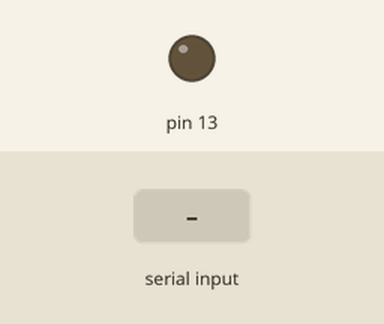
Recording of a sketch running on a simulated Arduino Uno, built with avr-gcc and run on an emulated ATmega328P. On the bench: output pins drawn as LEDs (lit = HIGH). The test bench sets the inputs (shaded band). What the sketch prints to the serial monitor is not drawn.

Above: at 1.2 s.
1.3 s: "1\n" received over Serial
At 2.3 s:
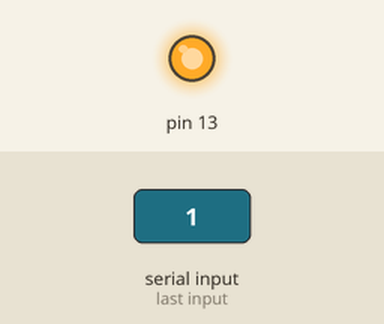
2.8 s: "2\n" received over Serial
At 3.5 s:
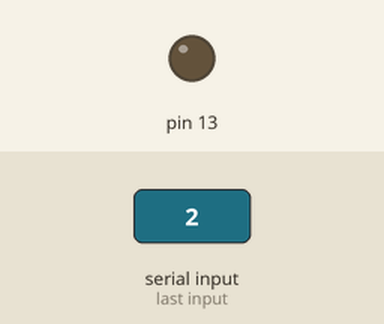
Timing chart, 0 to 5.8 s (numbered marks = the images above; inputs shaded):
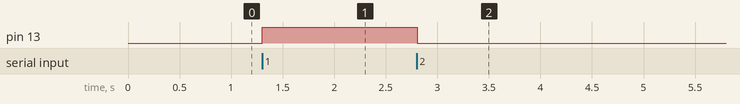

Measured:
- after the input at 1.3 s, pin 13: LOW → HIGH at once
- after the input at 2.8 s, pin 13: HIGH → LOW at once

The sketch:

sketch_sep14a.ino
```cpp
int x = 0;
void setup() {
  pinMode(13,OUTPUT);
  Serial.begin(9600);
}

void loop() {
  if(Serial.available()>0){
    x = Serial.read();
    }
  Serial.print(x);
  Serial.print("\n");
  if(x == 49){
    digitalWrite(13,1);
  }
  else if(x == 50){
    digitalWrite(13,0);
  }
}
```
